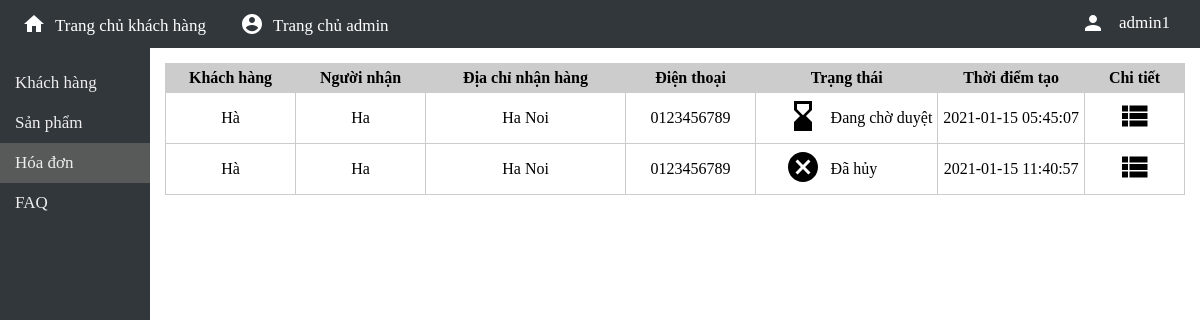
Before: /manager/orders/orders-manager.php (signed in) with the older database file.
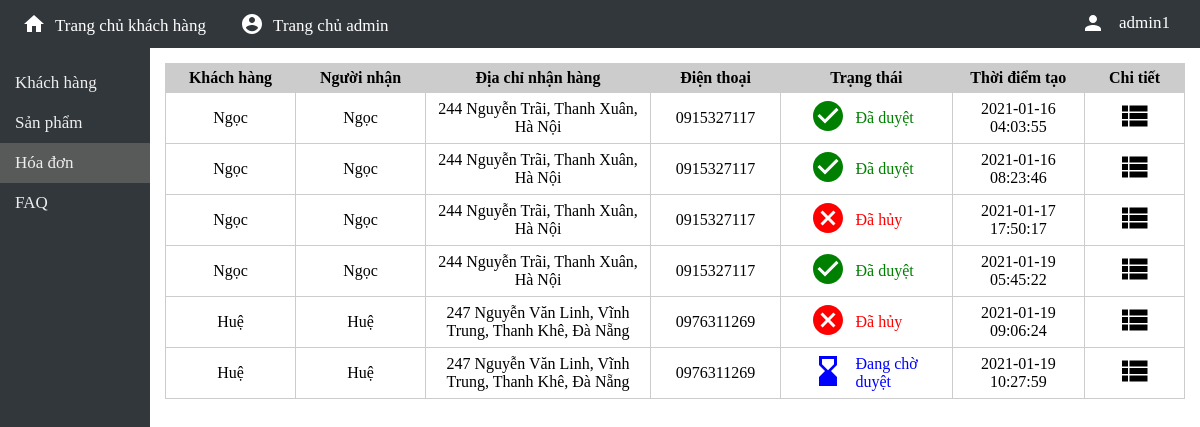
After: the same page with the newer database file.
### tables this page shows
CREATE TABLE `bills` (
  `id` int(11) NOT NULL,
  `id_customer` int(11) NOT NULL,
  `receiver` varchar(50) NOT NULL,
  `address` varchar(100) NOT NULL,
  `phone` varchar(15) NOT NULL,
  `id_state` int(11) NOT NULL,
  `purchase_time` datetime NOT NULL
);

CREATE TABLE `customers` (
  `id` int(11) NOT NULL,
  `name` varchar(50) NOT NULL,
  `gender` tinyint(1) NOT NULL,
  `birth` date DEFAULT NULL,
  `phone` varchar(15) NOT NULL,
  `email` varchar(100) NOT NULL,
  `passwd` varchar(100) NOT NULL,
  `address` varchar(100) DEFAULT NULL
);

CREATE TABLE `bill_states` (
  `id` int(11) NOT NULL,
  `state` varchar(50) NOT NULL,
  `color` varchar(15) NOT NULL
);

### config/db.php (called while the page is built, shortened)
<?php
function sql_query(string $query_msg) {
    $connect = mysqli_connect(
        SERVER_NAME,
        USERNAME,
        PASSWORD,
        DB_NAME
    );
    mysqli_set_charset($connect, "utf8");
    $result = mysqli_query($connect, $query_msg) or trigger_error(mysqli_error($connect), E_USER_ERROR);
    return $result;
}

### manager/orders/orders-manager.php (the view, shortened to what the changed rows need)
<?php
    $root_path = $_SERVER["DOCUMENT_ROOT"];
    require_once($root_path . "/config/db.php");
    $bills = sql_query("
        SELECT *
        FROM bills;
    ");
?>
<!DOCTYPE html>
<html lang="en">
<head>
    <link rel="stylesheet" href="/manager/templates/css/all.css">
    <link rel="stylesheet" href="/manager/templates/css/layout.css">
</head>
<body>
    <?php include_once("../templates/header.php"); ?>
    <div class="page-body">
        <?php include_once("../templates/menu.php"); ?>
        <div class="page-content">
            <table id="content-table">
                <?php
                    foreach ($bills as $bill) {
                        $customer_name = sql_query("
                            SELECT name
                            FROM customers
                            WHERE id = {$bill["id_customer"]};
                        ");
                        $customer_name = mysqli_fetch_array($customer_name)["name"];
                        $bill_state = sql_query("
                            SELECT state, color
                            FROM bill_states
                            WHERE id = {$bill["id_state"]};
                        ");
                        $bill_state = mysqli_fetch_array($bill_state);
                        ?>
                        <tr>
                            <td><?= $customer_name ?></td>
                            <td><?= $bill["receiver"] ?></td>
                            <td><?= $bill["address"] ?></td>
                            <td><?= $bill["phone"] ?></td>
                            <td id="display-state-icon" style="min-width: var(--min-width--display-state-icon); border-right: 0; text-align: right;">
                                <?php
                                    switch ($bill["id_state"]) {
                                        case 1:
                                            ?>
                                            <svg xmlns="http://www.w3.org/2000/svg" enable-background="new 0 0 24 24" viewBox="0 0 24 24" fill="<?= $bill_state["color"] ?>" width="36px" height="36px"><g><rect fill="none" height="24" width="24"/></g><g><path d="M18,22l-0.01-6L14,12l3.99-4.01L18,2H6v6l4,4l-4,3.99V22H18z M8,7.5V4h8v3.5l-4,4L8,7.5z"/></g></svg>
                                            <?php
                                            break;
                                        case 2:
                                            ?>
                                            <svg xmlns="http://www.w3.org/2000/svg" viewBox="0 0 24 24" fill="<?= $bill_state["color"] ?>" width="36px" height="36px"><path d="M0 0h24v24H0z" fill="none"/><path d="M12 2C6.48 2 2 6.48 2 12s4.48 10 10 10 10-4.48 10-10S17.52 2 12 2zm-2 15l-5-5 1.41-1.41L10 14.17l7.59-7.59L19 8l-9 9z"/></svg>
                                            <?php
                                            break;
                                        case 3:
                                            ?>
                                            <svg xmlns="http://www.w3.org/2000/svg" viewBox="0 0 24 24" fill="<?= $bill_state["color"] ?>" width="36px" height="36px"><path d="M0 0h24v24H0z" fill="none"/><path d="M12 2C6.47 2 2 6.47 2 12s4.47 10 10 10 10-4.47 10-10S17.53 2 12 2zm5 13.59L15.59 17 12 13.41 8.41 17 7 15.59 10.59 12 7 8.41 8.41 7 12 10.59 15.59 7 17 8.41 13.41 12 17 15.59z"/></svg>
                                            <?php
                                            break;
                                    }
                                ?>
                            </td>
                            <td id="display-state" style="min-width: var(--min-width--display-state); border-left: 0; text-align: left;">
                                <?php
                                    switch ($bill["id_state"]) {
                                        case 1:
                                            ?>
                                            <span style="color: <?= $bill_state["color"] ?>;"><?= $bill_state["state"] ?></span>
                                            <?php
                                            break;
                                        case 2:
                                            ?>
                                            <span style="color: <?= $bill_state["color"] ?>;"><?= $bill_state["state"] ?></span>
                                            <?php
                                            break;
                                        case 3:
                                            ?>
                                            <span style="color: <?= $bill_state["color"] ?>;"><?= $bill_state["state"] ?></span>
                                            <?php
                                            break;
                                    }
                                ?>
                            </td>
                            <td><?= $bill["purchase_time"] ?></td>
                            <td>
                                <a href="/manager/orders/order-details-manager.php?id=<?= $bill["id"] ?>">
                                    <svg xmlns="http://www.w3.org/2000/svg" viewBox="0 0 24 24" fill="black" width="36px" height="36px"><path d="M0 0h24v24H0z" fill="none"/><path d="M4 14h4v-4H4v4zm0 5h4v-4H4v4zM4 9h4V5H4v4zm5 5h12v-4H9v4zm0 5h12v-4H9v4zM9 5v4h12V5H9z"/></svg>
                                </a>
                            </td>
                        </tr>
                        <?php
                    }
                ?>
            </table>
        </div>
    </div>
</body>
</html>

Changed rows visible on the page:
removed bills: id_customer.name "Hà", receiver "Ha", address "Ha Noi", phone "0123456789", id_state.state "Đang chờ duyệt", purchase_time "2021-01-15 05:45:07"
removed bills: id_customer.name "Hà", receiver "Ha", address "Ha Noi", phone "0123456789", id_state.state "Đã hủy", purchase_time "2021-01-15 11:40:57"
added bills: id_customer.name "Ngọc", receiver "Ngọc", address "244 Nguyễn Trãi, Thanh Xuân, Hà Nội", phone "0915327117", id_state.state "Đã duyệt", purchase_time "2021-01-16 04:03:55"
added bills: id_customer.name "Ngọc", receiver "Ngọc", address "244 Nguyễn Trãi, Thanh Xuân, Hà Nội", phone "0915327117", id_state.state "Đã duyệt", purchase_time "2021-01-16 08:23:46"
added bills: id_customer.name "Ngọc", receiver "Ngọc", address "244 Nguyễn Trãi, Thanh Xuân, Hà Nội", phone "0915327117", id_state.state "Đã hủy", purchase_time "2021-01-17 17:50:17"
added bills: id_customer.name "Ngọc", receiver "Ngọc", address "244 Nguyễn Trãi, Thanh Xuân, Hà Nội", phone "0915327117", id_state.state "Đã duyệt", purchase_time "2021-01-19 05:45:22"
added bills: id_customer.name "Huệ", receiver "Huệ", address "247 Nguyễn Văn Linh, Vĩnh Trung, Thanh Khê, Đà Nẵng", phone "0976311269", id_state.state "Đã hủy", purchase_time "2021-01-19 09:06:24"
added bills: id_customer.name "Huệ", receiver "Huệ", address "247 Nguyễn Văn Linh, Vĩnh Trung, Thanh Khê, Đà Nẵng", phone "0976311269", id_state.state "Đang chờ duyệt", purchase_time "2021-01-19 10:27:59"
